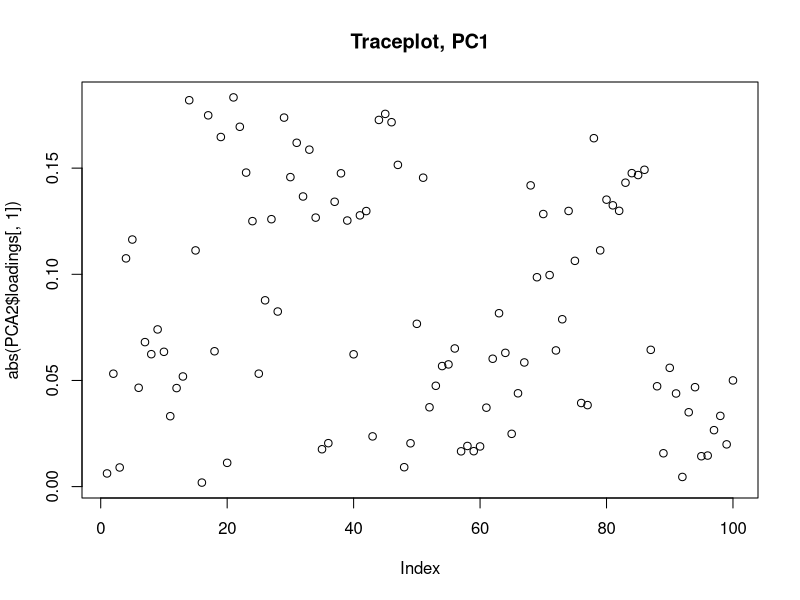
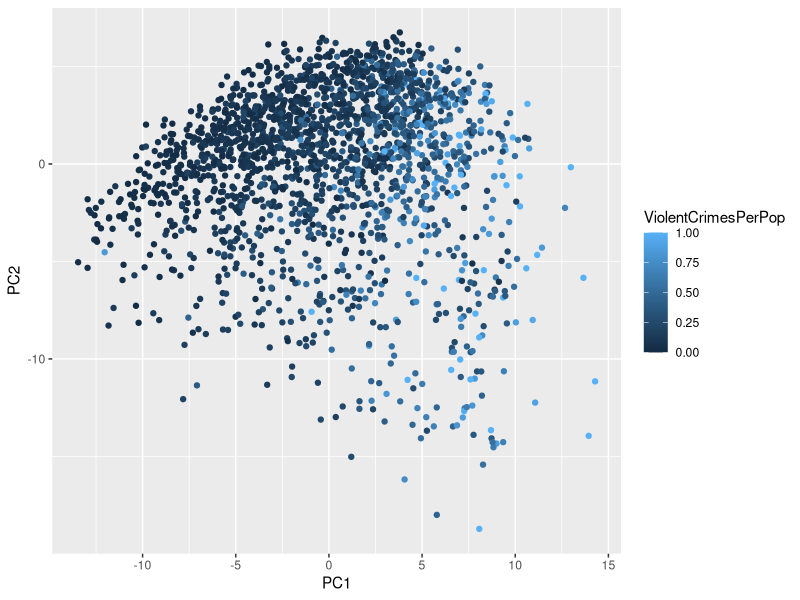

The R source for these figures, in order: (Note: this script raises an error after producing the figures.)
setwd("//Users/wilson/WorkSpace/tdde01/lab2/")
data=read.csv("communities.csv",header = TRUE)
library(ggplot2)
library(caret)
scaler=preProcess(data[-101])
dataX=predict(scaler,data[-101])
#Covariance matrix
dataS=t(as.matrix(dataX))%*%as.matrix(dataX)/nrow(dataX)
PCA1=eigen(dataS)

for(i in 1:100){
  if(sum(PCA1$values[1:i])>=95){
    break
  }
}
print(i)#the number of components
print(PCA1$values[1])
print(PCA1$values[2])
#Task2

PCA2=princomp(dataX)
#PC1
plot(abs(PCA2$loadings[,1]),main="Traceplot, PC1")

index=order(abs(PCA2$loadings[,1]),decreasing=TRUE)[1:5]
print(PCA2$loadings[index,1])#5 features contribute mostly (by the absolute value)
scores=data.frame(PC1=PCA2$scores[,1],PC2=PCA2$scores[,2],ViolentCrimesPerPop=data$ViolentCrimesPerPop)
ggplot(scores, aes(x=PC1,y=PC2,color=ViolentCrimesPerPop) ) +
  geom_point()



#Task3
n=dim(data)[1]
set.seed(12345) 
id=sample(1:n, floor(n*0.5)) 
train=data[id,] 
test=data[-id,]
scaler=preProcess(data)
trainS=predict(scaler,train)
testS=predict(scaler,test)
model=lm(train$ViolentCrimesPerPop~.,trainS)
predict(model,trainS)
pred.train <- predict(model, trainS)
pred.test <- predict(model, testS)
err.train <- mean((train$ViolentCrimesPerPop - pred.train) ^ 2)
err.test <- mean((test$ViolentCrimesPerPop - pred.test) ^ 2)

#Task4

TestE=list()
TrainE=list()
k=0
mseTrain= function(w){
  MSE_train=mean((train$ViolentCrimesPerPop - t(w)%*%t(train[-101])) ^ 2)
  MSE_test=mean((test$ViolentCrimesPerPop - t(w)%*%t(test[-101])) ^ 2)
  .GlobalEnv$k= .GlobalEnv$k+1
  .GlobalEnv$TrainE[[k]]=MSE_train
  .GlobalEnv$TestE[[k]]=MSE_test
  return(MSE_train)
}
res=optim(matrix(0,nrow = 100, ncol = 1), fn=mseTrain,  method="BFGS")

plot(as.numeric(TrainE), type="l", col="blue",xlab = "Iteration" ,ylab="Error",ylim = range(0,0.1),xlim =  range(500,5000))
points(as.numeric(TestE), type="l", col="red")
abline(h=TestE[which.min(TestE)],lty=2)
abline(v=which.min(TestE),lty=2)


print(TrainE[which.min(TestE)])
print(TestE[which.min(TestE)])

